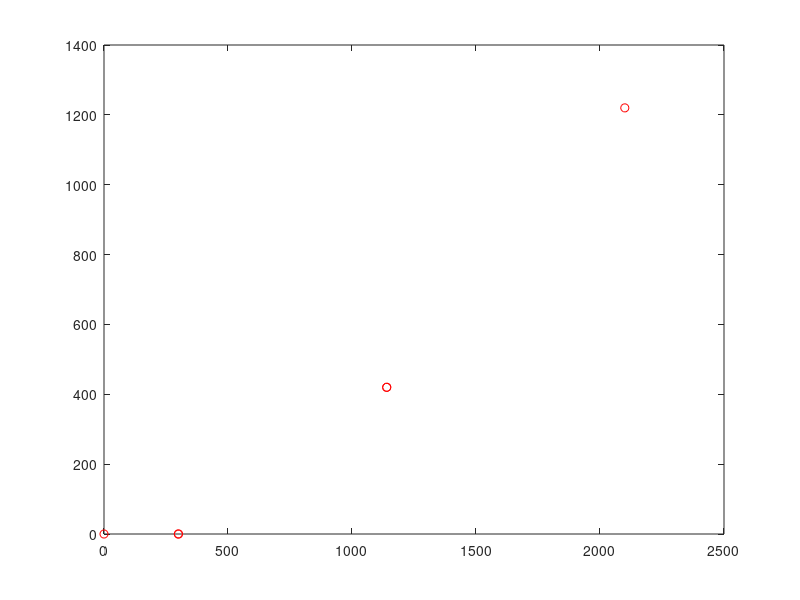

MATLAB code to generate this figure:
function wswb_plot_trilin_params

% let P = mean lumped area P, G = gage meas of P
% assume linear relationship: P = c*G + d
% with parameter uncertainty: oc^2 = variance of c, od^2 = variance of d
c = 1.2;
oc = 0.1;	% stdev of c
d = -300;
od = 50;	% stdev of d

P = @(G) c*G+d;		% P(G)
oP = @(G) sqrt((G.^2)*(oc.^2) + od.^2);		% stdev of P given G
oS = @(S) S*oc./(c.^2);						% stdev of slope  

Gmax = 2000;
Pmax = P(Gmax);
% Parameter a
Ga = 500;
Pa = P(Ga);
oPa = oP(Ga);

% Parameter b
Gb = 1200;
Pb = P(Gb);
oPb = oP(Gb);

% Parameter Beta = B (mid slope)
Bg = 0.6;
Bp = Bg/c;
oPB = oS(Bp);
% Parameter K (wet slope)
Kg = 1;
Kp = Kg/c;
oKp = oS(Kp);

% *** NEED TO CALCULATE AND PLOT TRI-LIN SEGMENTS AT STDDEV BOUNDS


% segment 1
xg1 = [0,Ga];
yg1 = [0,0];
xp1 = [0,Pa];
xp1max = [0,Pa+oPa];
xp1min = [0,Pa-oPa];
yp1 = [0,0];

% segment 2
xg2 = [Ga,Gb];
yg2 = [0,(Gb-Ga)*Bg];
xp2 = [Pa,Pb];
yp2 = [0,(Pb-Pa)*Bp];
xp2max = [Pa+oPa,Pb+oPb];
xp2min = [Pa-oPa,Pb-oPb];
% yp2max = [0,(

% segment 3
xp3 = [Pb,Pmax];
yp3 = [Bp*(Pb-Pa),(Pmax-Pb)*Kp+Bp*(Pb-Pa)];
xg3 = [Gb,Gmax];
yg3 = [Bg*(Gb-Ga),(Gmax-Gb)*Kg+Bg*(Gb-Ga)];

% figure, hold on, box on
line([xg1;xg2;xg3],[yg1;yg2;yg3],'Color','k','LineWidth',2)
line([xp1;xp2;xp3],[yp1;yp2;yp3],'Color','b','LineWidth',2,'LineStyle','--')
plot([xg1;xg2;xg3],[yg1;yg2;yg3],'ko')
plot([xp1;xp2;xp3],[yp1;yp2;yp3],'ro')


